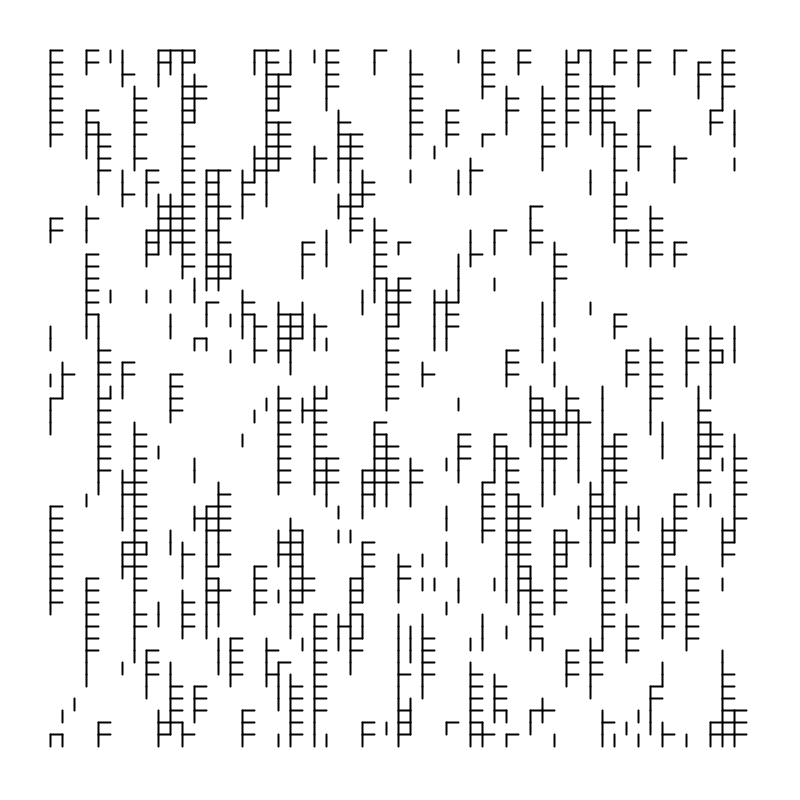
Frame 1 (no input)
Frame 60 (the mouse pressed at the canvas centre just before this capture): identical to frame 1, image omitted
Frame 120 (the mouse held since frame 60 and released just before this capture): identical to frame 1, image omitted

The Processing sketch that drew this single still picture (run headless with seeded random() and noise(); from frame 60 on, the mouse is pressed at the canvas centre):

// Processing sketch: generative16
// ── generative16.pde
import java.util.UUID;

float THRESHOLD = 0.6;
float WIDTH = 700;
float HEIGHT = 700;
float MARGIN = 50;
int SCALE = 12;
int ROWS = floor(HEIGHT / SCALE);
int COLS = floor(WIDTH / SCALE);

int rectWidth = 2;
    
void setup() {
  size(800, 800);
  stroke(0);
  pixelDensity(displayDensity());
  background(255);
  strokeWeight(2);
  frameRate(200);
  float xoff = 0;
  float yoff = 0;
  
  
  // draw horizontal line ->
  for (int x = 0; x < WIDTH-SCALE; x+=SCALE) {
    for (int y = 0; y < HEIGHT-SCALE; y+=SCALE) {
      if (noise(xoff,yoff) > THRESHOLD) {
         line(x+MARGIN,y+MARGIN,x+SCALE+MARGIN,y+MARGIN);
      }
      if (noise(xoff,yoff) > THRESHOLD-0.05) {
         line(x+MARGIN,y+MARGIN,x+MARGIN,y+SCALE+MARGIN);
      }
      yoff += 0.20;
    }
    xoff += 0.54;
  }
  
  //// draw vertical line /\
  //for (int x = 0; x < WIDTH; x+=SCALE) {
  //  for (int y = SCALE; y < HEIGHT; y+=SCALE) {
  //    if (random(0,1) > 0.70) {
  //      line(x+MARGIN,y+MARGIN,x+MARGIN,y-SCALE+MARGIN);
  //    }
  //    yoff += 0.1;
  //  }
  //}
  
  
  //// draw horizontal line <-
  //for (int x = SCALE; x < WIDTH; x+=SCALE) {
  //  for (int y = 0; y < HEIGHT; y+=SCALE) {
  //    if (random(0,1) > THRESHOLD) {
  //      line(x+MARGIN,y+MARGIN,x-SCALE+MARGIN,y+MARGIN);
  //    }
  //    xoff += 0.1;
  //  }
  //}
}

void draw() {  
 
}





void mousePressed() {
  if (mouseButton == LEFT) {
    redraw();
  } 
}

void keyPressed () {
  if (key == RETURN || key == ENTER) {
    String uuid = UUID.randomUUID().toString();
    save(uuid + ".tif");
  }
}
